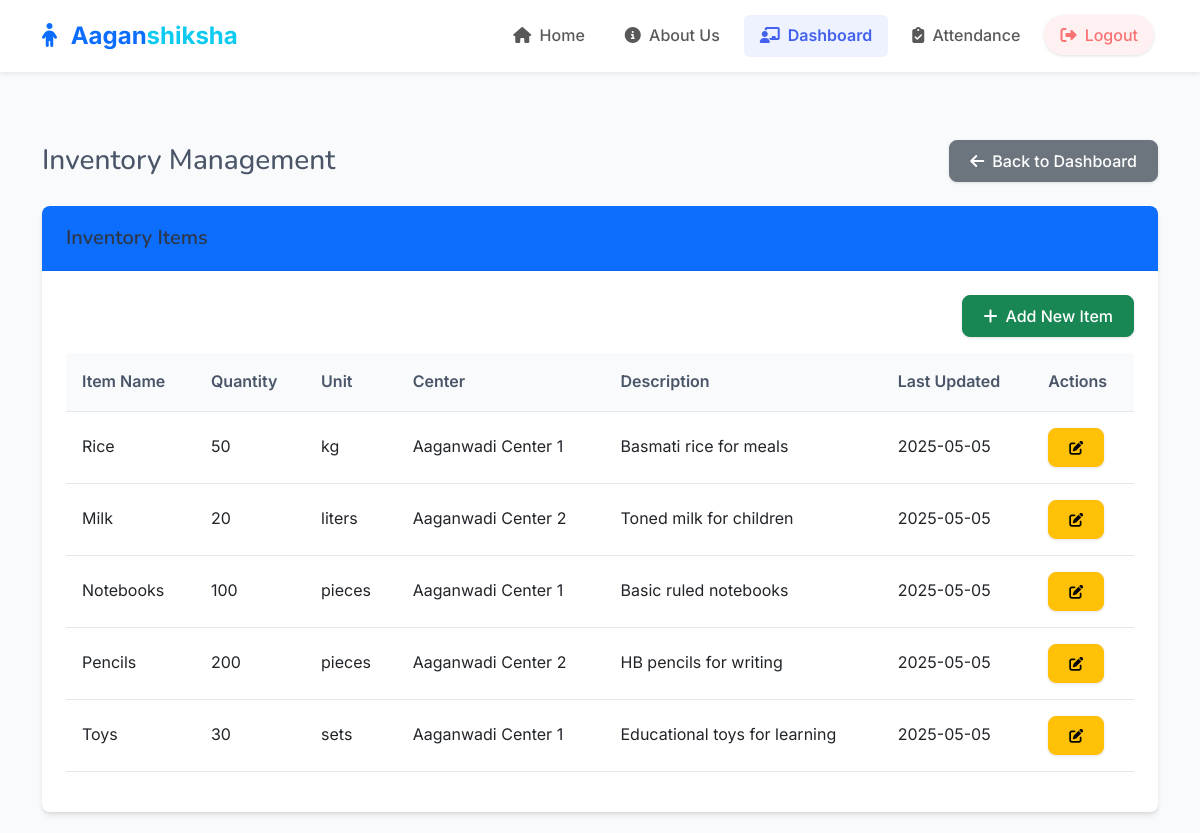
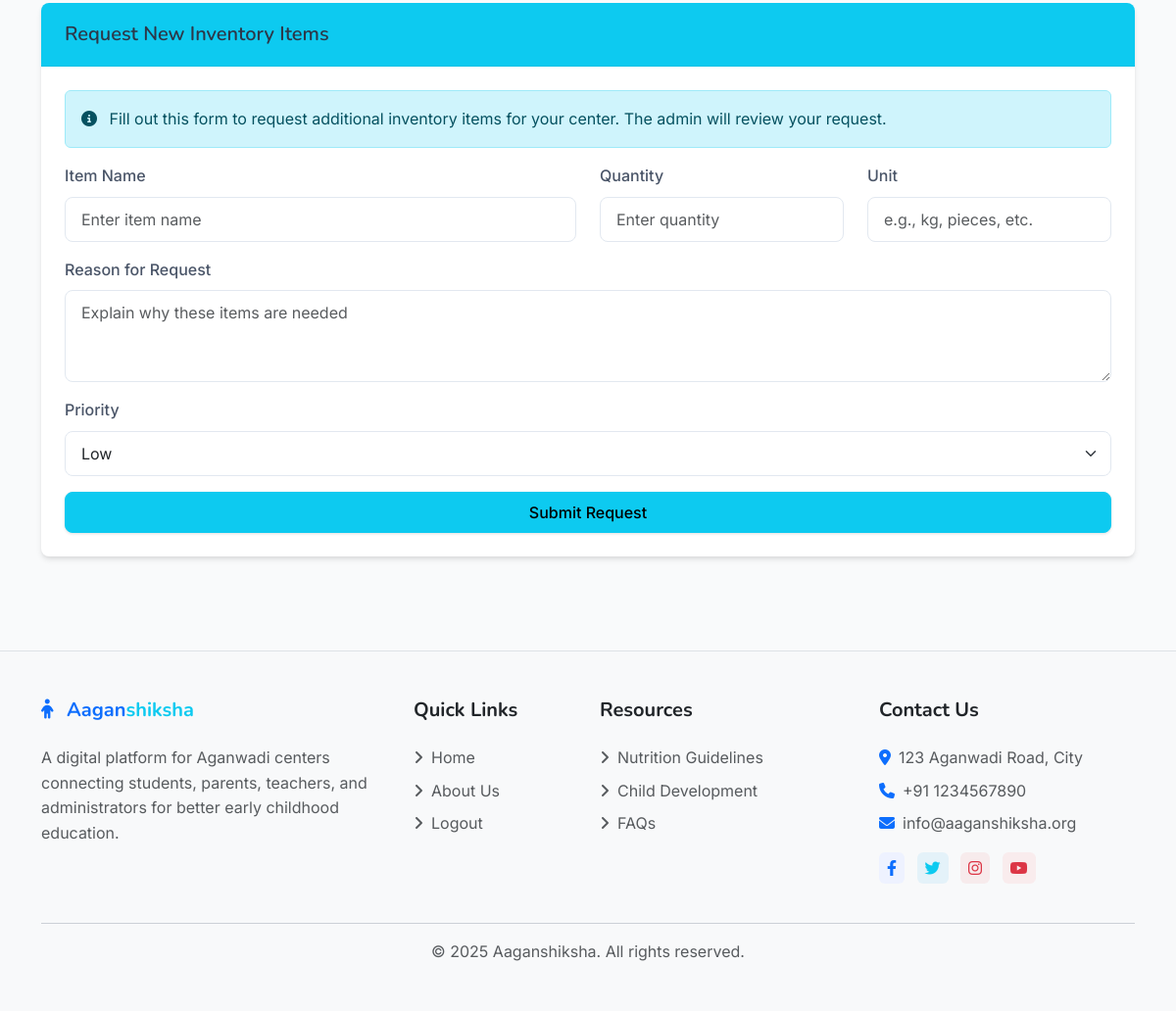
Page /teacher/inventory (signed in) on the committed database (2 pictures, top to bottom).
### models.py (models this page shows)
class Inventory(db.Model):
    id = db.Column(db.Integer, primary_key=True)
    item_name = db.Column(db.String(100), nullable=False)
    quantity = db.Column(db.Integer, default=0)
    unit = db.Column(db.String(20))
    description = db.Column(db.Text)
    center_id = db.Column(db.Integer, db.ForeignKey('center.id'), nullable=False)
    created_at = db.Column(db.DateTime, default=datetime.utcnow)
    updated_at = db.Column(db.DateTime, default=datetime.utcnow, onupdate=datetime.utcnow)

class Center(db.Model):
    id = db.Column(db.Integer, primary_key=True)
    name = db.Column(db.String(100), nullable=False)
    address = db.Column(db.String(200), nullable=False)
    contact_number = db.Column(db.String(15))
    email = db.Column(db.String(120))
    created_at = db.Column(db.DateTime, default=datetime.utcnow)
    students = db.relationship('Student', backref='center', lazy=True)
    inventory_items = db.relationship('Inventory', backref='center', lazy=True)

### routes/teacher.py (the view)
@teacher_bp.route('/inventory')
@login_required
@teacher_required
def inventory():
    inventory_items = Inventory.query.all()
    return render_template('teacher/inventory.html', inventory_items=inventory_items)

### app.py (called while the page is built)
@app.context_processor
def inject_csrf_token():
    return dict(csrf_token=generate_csrf)

@login_manager.user_loader
def load_user(user_id):
    return User.query.get(int(user_id))

### routes/teacher.py (called while the page is built)
def teacher_required(f):
    @wraps(f)
    def decorated_function(*args, **kwargs):
        if not current_user.is_authenticated or current_user.role != 'teacher':
            flash('You need to be a teacher to access this page.', 'danger')
            return redirect(url_for('auth.login'))
        return f(*args, **kwargs)
    return decorated_function

### templates/teacher/inventory.html (shortened to what this page needs)
{% extends 'base.html' %}
{% block content %}
<div class="container py-4">
    <div class="d-flex justify-content-between align-items-center mb-4">
        <h1 class="h3 mb-0">Inventory Management</h1>
        <a href="{{ url_for('teacher.dashboard') }}" class="btn btn-secondary">
            <i class="fas fa-arrow-left me-2"></i>Back to Dashboard
        </a>
    </div>
    <div class="card mb-4">
        <div class="card-header bg-primary text-white">
            <h5 class="mb-0">
                {% if is_add %}
                    Add New Inventory Item
                {% elif is_edit %}
                    Edit Inventory Item
                {% else %}
                    Inventory Items
                {% endif %}
            </h5>
        </div>
        <div class="card-body">
            {% if is_add or is_edit %}
                <form method="POST">
                    {{ form.hidden_tag() }}
                    <div class="row mb-3">
                        <div class="col-md-6">
                            <label class="form-label">Item Name</label>
                            {{ form.item_name(class="form-control") }}
                            {% if form.item_name.errors %}
                                <div class="text-danger">
                                    {% for error in form.item_name.errors %}
                                        <small>{{ error }}</small>
                                    {% endfor %}
                                </div>
                            {% endif %}
                        </div>
                        <div class="col-md-3">
                            <label class="form-label">Quantity</label>
                            {{ form.quantity(class="form-control") }}
                            {% if form.quantity.errors %}
                                <div class="text-danger">
                                    {% for error in form.quantity.errors %}
                                        <small>{{ error }}</small>
                                    {% endfor %}
                                </div>
                            {% endif %}
                        </div>
                        <div class="col-md-3">
                            <label class="form-label">Unit</label>
                            {{ form.unit(class="form-control") }}
                            {% if form.unit.errors %}
                                <div class="text-danger">
                                    {% for error in form.unit.errors %}
                                        <small>{{ error }}</small>
                                    {% endfor %}
                                </div>
                            {% endif %}
                        </div>
                    </div>
                    <div class="mb-3">
                        <label class="form-label">Description</label>
                        {{ form.description(class="form-control", rows=3) }}
                        {% if form.description.errors %}
                            <div class="text-danger">
                                {% for error in form.description.errors %}
                                    <small>{{ error }}</small>
                                {% endfor %}
                            </div>
                        {% endif %}
                    </div>
                    <div class="mb-3">
                        <label class="form-label">Center</label>
                        {{ form.center_id(class="form-select") }}
                        {% if form.center_id.errors %}
                            <div class="text-danger">
                                {% for error in form.center_id.errors %}
                                    <small>{{ error }}</small>
                                {% endfor %}
                            </div>
                        {% endif %}
                    </div>
                    <div class="d-flex justify-content-between">
                        <a href="{{ url_for('teacher.inventory') }}" class="btn btn-secondary">Cancel</a>
                        {{ form.submit(class="btn btn-primary") }}
                    </div>
                </form>
            {% else %}
                <div class="d-flex justify-content-end mb-3">
                    <a href="{{ url_for('teacher.add_inventory') }}" class="btn btn-success">
                        <i class="fas fa-plus me-2"></i>Add New Item
                    </a>
                </div>
                <div class="table-responsive">
                    <table class="table table-hover">
                        <thead>
                            <tr>
                                <th>Item Name</th>
                                <th>Quantity</th>
                                <th>Unit</th>
                                <th>Center</th>
                                <th>Description</th>
                                <th>Last Updated</th>
                                <th>Actions</th>
                            </tr>
                        </thead>
                        <tbody>
                            {% if inventory_items %}
                                {% for item in inventory_items %}
                                    <tr>
                                        <td>{{ item.item_name }}</td>
                                        <td>{{ item.quantity }}</td>
                                        <td>{{ item.unit }}</td>
                                        <td>{{ item.center.name }}</td>
                                        <td>{{ item.description }}</td>
                                        <td>{{ item.updated_at.strftime('%Y-%m-%d') }}</td>
                                        <td>
                                            <div class="btn-group btn-group-sm">
                                                <a href="{{ url_for('teacher.edit_inventory', id=item.id) }}" class="btn btn-warning">
                                                    <i class="fas fa-edit"></i>
                                                </a>
                                            </div>
                                        </td>
                                    </tr>
                                {% endfor %}
                            {% else %}
                                <tr>
                                    <td colspan="7" class="text-center">No inventory items found.</td>
                                </tr>
                            {% endif %}
                        </tbody>
                    </table>
                </div>
            {% endif %}
        </div>
    </div>
    <div class="card">
        <div class="card-header bg-info text-white">
            <h5 class="mb-0">Request New Inventory Items</h5>
        </div>
        <div class="card-body">
            <div class="alert alert-info">
                <i class="fas fa-info-circle me-2"></i>
                Fill out this form to request additional inventory items for your center. The admin will review your request.
            </div>
            <form>
                <div class="row mb-3">
                    <div class="col-md-6">
                        <label class="form-label">Item Name</label>
                        <input type="text" class="form-control" placeholder="Enter item name">
                    </div>
                    <div class="col-md-3">
                        <label class="form-label">Quantity</label>
                        <input type="number" class="form-control" placeholder="Enter quantity">
                    </div>
                    <div class="col-md-3">
                        <label class="form-label">Unit</label>
                        <input type="text" class="form-control" placeholder="e.g., kg, pieces, etc.">
                    </div>
                </div>
                <div class="mb-3">
                    <label class="form-label">Reason for Request</label>
                    <textarea class="form-control" rows="3" placeholder="Explain why these items are needed"></textarea>
                </div>
                <div class="mb-3">
                    <label class="form-label">Priority</label>
                    <select class="form-select">
                        <option value="low">Low</option>
                    </select>
                </div>
                <div class="d-grid">
                    <button type="submit" class="btn btn-info">Submit Request</button>
                </div>
            </form>
        </div>
    </div>
</div>
{% endblock %}

### static/css/style.css (style rules this page uses)
:root { --primary-color: #4361ee; --primary-light: #eef2ff; --secondary-color: #3f72af; --info-color: #3abff8; --success-color: #36d399; --warning-color: #fbbd23; --danger-color: #f87272; --light-color: #f8f9fa; --dark-color: #333333; --text-color: #4a5568; --border-radius: 0.5rem; --box-shadow: 0 4px 6px -1px rgba(0, 0, 0, 0.1), 0 2px 4px -1px rgba(0, 0, 0, 0.06); --transition: all 0.3s ease; }
body { min-height: 100vh; display: flex; flex-direction: column; font-family: 'Inter', -apple-system, BlinkMacSystemFont, 'Segoe UI', Roboto, Oxygen, Ubuntu, Cantarell, 'Open Sans', 'Helvetica Neue', sans-serif; color: var(--text-color); background-color: #f9fafb; line-height: 1.6; }
h1, h2, h3, h4, h5, h6 { font-family: 'Nunito', -apple-system, BlinkMacSystemFont, 'Segoe UI', Roboto, Oxygen, Ubuntu, Cantarell, 'Open Sans', 'Helvetica Neue', sans-serif; font-weight: 600; color: #2d3748; }
a { transition: var(--transition); }
.btn { border-radius: var(--border-radius); padding: 0.5rem 1.25rem; font-weight: 500; transition: var(--transition); box-shadow: 0 1px 3px rgba(0,0,0,0.12); }
.card { border: none; border-radius: var(--border-radius); box-shadow: var(--box-shadow); transition: var(--transition); overflow: hidden; }
.card-header { background-color: white; border-bottom: 1px solid rgba(0, 0, 0, 0.05); padding: 1.25rem 1.5rem; font-weight: 600; }
.card-body { padding: 1.5rem; }
.form-label { font-weight: 500; margin-bottom: 0.5rem; color: #4a5568; }
.form-control, .form-select { border-radius: var(--border-radius); border: 1px solid #e2e8f0; padding: 0.625rem 1rem; transition: var(--transition); }
.table { border-collapse: separate; border-spacing: 0; width: 100%; margin-bottom: 1rem; }
.table th { background-color: #f8fafc; font-weight: 600; padding: 1rem; text-align: left; color: #4a5568; border-bottom: 1px solid #e2e8f0; }
.table td { padding: 1rem; border-bottom: 1px solid #e2e8f0; vertical-align: middle; }

### rows in the picture
Inventory: item_name "Rice", quantity "50", unit "kg", center.name "Aaganwadi Center 1", description "Basmati rice for meals", updated_at "2025-05-05"
Inventory: item_name "Milk", quantity "20", unit "liters", center.name "Aaganwadi Center 2", description "Toned milk for children", updated_at "2025-05-05"
Inventory: item_name "Notebooks", quantity "100", unit "pieces", center.name "Aaganwadi Center 1", description "Basic ruled notebooks", updated_at "2025-05-05"
Inventory: item_name "Pencils", quantity "200", unit "pieces", center.name "Aaganwadi Center 2", description "HB pencils for writing", updated_at "2025-05-05"
Inventory: item_name "Toys", quantity "30", unit "sets", center.name "Aaganwadi Center 1", description "Educational toys for learning", updated_at "2025-05-05"

### other values in the picture
{{ current_year|default(2025) }} "2025"
